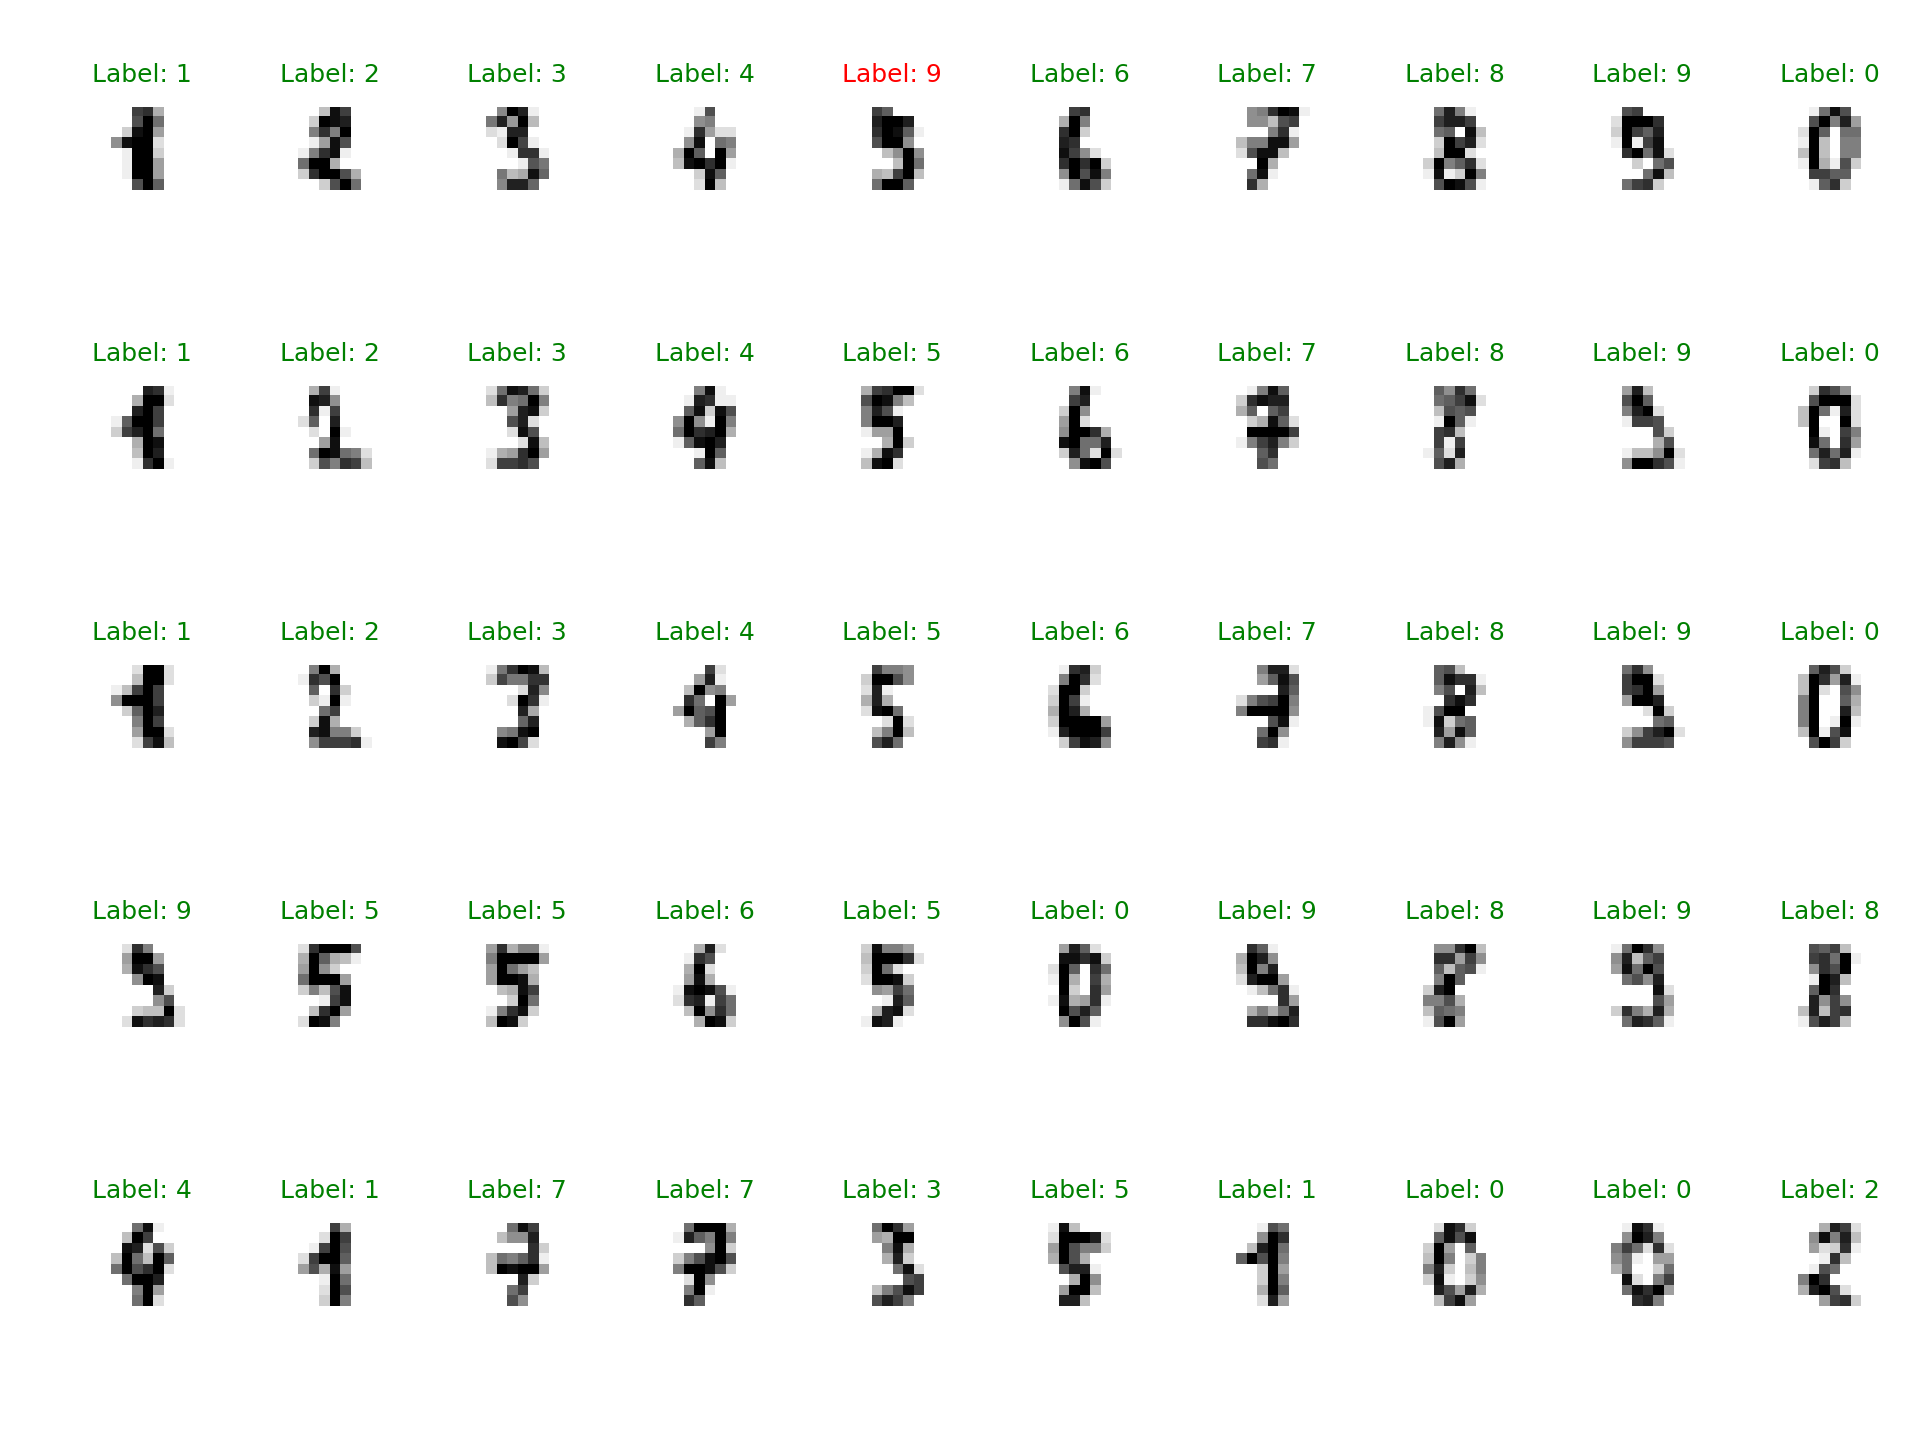

Here is the Python script that generated this plot:
#"Is that a 1 or a 7?"
#Back in the day, all mail was hand read and delivered. Even up the turn of the 20th century, antiquated techniques
# such as the pigeonhole method from colonial times were used for mail-handling. During the 1950's, the post office
# started intense research on the coding systems used in many other countries and started down the process of
# automation. In 1982, the first computer-driven, OCR machine got installed in Los Angeles, and by the end of 1984,
# over 250 OCRs machines were installed in 118 major mail processing centers across the country and were processing
# an average of 6,200 pieces of mail per hour.
#Nowadays, the Postal Service is one of the world leaders in optical character recognition technology with machines
#reading nearly +98 percent of all hand-addressed letter mail and +99.5 percent of machine-printed mail, with a single
# tray sorting machines capable of sorting more than 18 million trays of mail per day.

#Let's see if it's possible for you to train a support vector classifier on your computer in a few seconds using
# machine learning, and if your classification accuracy is similar or better than the advertised USPS stats.
# For this lab, you'll be making use of the Optical Recognition of Handwritten Digits dataset, provided courtesy of
# UCI's Machine Learning Repository.




import pandas as pd
import numpy as np

# The Dataset comes from:
# https://archive.ics.uci.edu/ml/datasets/Optical+Recognition+of+Handwritten+Digits


# At face value, this looks like an easy lab;
# But it has many parts to it, so prepare yourself before starting...
Special=False

def load(path_test, path_train):
  # Load up the data.
  # You probably could have written this..
  with open(path_test, 'r')  as f: testing  = pd.read_csv(f)
  with open(path_train, 'r') as f: training = pd.read_csv(f)

  # The number of samples between training and testing can vary
  # But the number of features better remain the same!
  n_features = testing.shape[1]

  X_test  = testing.ix[:,:n_features-1]
  X_train = training.ix[:,:n_features-1]
  y_test  = testing.ix[:,n_features-1:].values.ravel()
  y_train = training.ix[:,n_features-1:].values.ravel()


  if Special:
    ratio=int(np.ceil(training.shape[0]*0.04))
    X_train=training.ix[:ratio-1, :n_features-1]
    y_train=training.ix[:ratio-1, n_features-1].values.ravel()
    print (X_train.shape, y_train.shape)
    return X_train, X_test, y_train, y_test
  else:
    return X_train, X_test, y_train, y_test



def peekData(X_train):
  # The 'targets' or labels are stored in y. The 'samples' or data is stored in X
  print ("Peeking your data...")
  fig = plt.figure()

  cnt = 0
  for col in range(5):
    for row in range(10):
      plt.subplot(5, 10, cnt + 1)
      plt.imshow(X_train.ix[cnt,:].values.reshape(8,8), cmap=plt.cm.gray_r, interpolation='nearest')
      plt.axis('off')
      cnt += 1
  fig.set_tight_layout(True)
  #plt.show()


def drawPredictions(X_train, X_test, y_train, y_test):
  fig = plt.figure()

  # Make some guesses
  y_guess = svc.predict(X_test)


  #
  # INFO: This is the second lab we're demonstrating how to
  # do multi-plots using matplot lab. In the next assignment(s),
  # it'll be your responsibility to use this and assignment #1
  # as tutorials to add in the plotting code yourself!
  num_rows = 10
  num_cols = 5

  index = 0
  for col in range(num_cols):
    for row in range(num_rows):
      plt.subplot(num_cols, num_rows, index + 1)

      # 8x8 is the size of the image, 64 pixels
      plt.imshow(X_test.ix[index,:].values.reshape(8,8), cmap=plt.cm.gray_r, interpolation='nearest')

      # Green = Guessed right
      # Red = Fail!
      fontcolor = 'g' if y_test[index] == y_guess[index] else 'r'
      plt.title('Label: %i' % y_guess[index], fontsize=6, color=fontcolor)
      plt.axis('off')
      index += 1
  fig.set_tight_layout(True)
  plt.savefig('Optical_recognition_of_handwritten_digits.png', dpi=300)
  #plt.show()



#
# TODO: Pass in the file paths to the .tes and the .tra files

X_train, X_test, y_train, y_test = load('Datasets/optdigits.tes', 'Datasets/optdigits.tra')
import matplotlib.pyplot as plt
from sklearn.svm import SVC

print (y_test)
# 
# Get to know your data. It seems its already well organized in
# [n_samples, n_features] form. Our dataset looks like (4389, 784).
# Also your labels are already shaped as [n_samples].
peekData(X_train)


#
# TODO: Create an SVC classifier. Leave C=1, but set gamma to 0.001
# and set the kernel to linear. Then train the model on the training
# data / labels:
print ("Training SVC Classifier...")
#
# .. your code here ..
svc=SVC(kernel='rbf', C=1, gamma=0.001)
svc.fit(X_train, y_train)



# TODO: Calculate the score of your SVC against the testing data
print ("Scoring SVC Classifier...")
#
# .. your code here ..
score=svc.score(X_test, y_test)
print ("Score:\n", score)


# Visual Confirmation of accuracy
drawPredictions(X_train, X_test, y_train, y_test)


#
# TODO: Print out the TRUE value of the 1000th digit in the test set
# By TRUE value, we mean, the actual provided label for that sample
#
# .. your code here ..
true_1000th_test_value=y_test[999]
print ("1000th test label: ", true_1000th_test_value)


#
# TODO: Predict the value of the 1000th digit in the test set.
# Was your model's prediction correct?
# INFO: If you get a warning on your predict line, look at the
# notes from the previous module's labs.
#
# .. your code here ..
guess_1000th_test_value=svc.predict(X_test)[999]
print ("1000th test prediction: ", guess_1000th_test_value)


#
# TODO: Use IMSHOW to display the 1000th test image, so you can
# visually check if it was a hard image, or an easy image
#
# .. your code here ..
plt.imshow(X_test.ix[999,:].values.reshape(8,8), cmap=plt.cm.gray_r, interpolation='nearest')

#
# TODO: Were you able to beat the USPS advertised accuracy score
# of 98%? If so, STOP and answer the lab questions. But if you
# weren't able to get that high of an accuracy score, go back
# and change your SVC's kernel to 'poly' and re-run your lab
# again.



#
# TODO: Were you able to beat the USPS advertised accuracy score
# of 98%? If so, STOP and answer the lab questions. But if you
# weren't able to get that high of an accuracy score, go back
# and change your SVC's kernel to 'rbf' and re-run your lab
# again.



#
# TODO: Were you able to beat the USPS advertised accuracy score
# of 98%? If so, STOP and answer the lab questions. But if you
# weren't able to get that high of an accuracy score, go back
# and tinker with your gamma value and C value until you're able
# to beat the USPS. Don't stop tinkering until you do. =).


#################################################

#
# TODO: Once you're able to beat the +98% accuracy score of the
# USPS, go back into the load() method. Look for the line that
# reads "# Special:"
#
# Immediately under that line, alter X_train and y_train ONLY.
# Keep just the ___FIRST___ 4% of the samples. In other words,
# for every 100 samples found, throw away 96 of them. Make sure
# all the samples (and labels) you keep come from the start of
# X_train and y_train.

# If the first 4% is a decimal number, then use int + ceil to
# round up to the nearest whole integer.

# That operation might require some Pandas indexing skills, or
# perhaps some numpy indexing skills if you'd like to go that
# route. Feel free to ask on the class forum if you want; but
# try to exercise your own muscles first, for at least 30
# minutes, by reviewing the Pandas documentation and stack
# overflow. Through that, in the process, you'll pick up a lot.
# Part of being a machine learning practitioner is know what
# questions to ask and where to ask them, so this is a great
# time to start!

# Re-Run your application after throwing away 96% your training
# data. What accuracy score do you get now?


#0.854677060134

#
# TODO: Lastly, change your kernel back to linear and run your
# assignment one last time. What's the accuracy score this time?
# Surprised?
# 0.854120267261
plt.show()